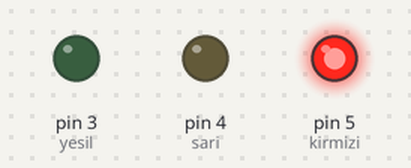
Simulated run of this sketch. Board: Arduino Uno, built with avr-gcc and run on an emulated ATmega328P. On the bench: output pins drawn as LEDs (lit = HIGH).

Above: at 2.0 s.
At 4.5 s:
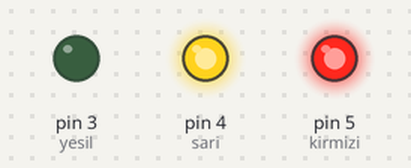
At 7.0 s:
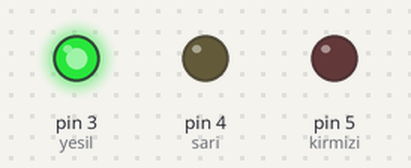
Timing chart, 0 to 11.7 s (numbered marks = the images above):
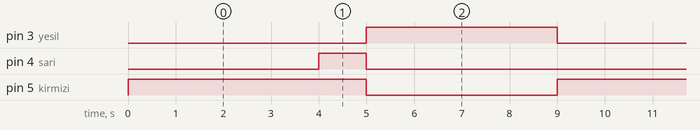

Measured:
- by itself, pin 3 (yesil): alternates HIGH for 4.0 s and LOW for 5.0 s
- by itself, pin 4 (sari): alternates HIGH for 1.0 s and LOW for 8.0 s
- by itself, pin 5 (kirmizi): alternates HIGH for 5.0 s and LOW for 4.0 s

The sketch:

Trafik_Lambas_.ino
```cpp
int kirmizi=5;
int sari=4;
int yesil=3;
void setup() {
pinMode(kirmizi,OUTPUT);
pinMode(sari,OUTPUT);
pinMode(yesil,OUTPUT);
}
void loop() {
digitalWrite(kirmizi,HIGH);
delay(4000);
digitalWrite(sari,HIGH);
delay(1000);
digitalWrite(kirmizi,LOW);
digitalWrite(sari,LOW);
digitalWrite(yesil,HIGH);
delay(4000);
digitalWrite(yesil,LOW);
}
```
